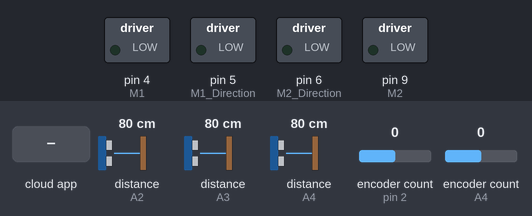
The sketch below on a simulated Arduino Uno, built with avr-gcc and run on an emulated ATmega328P. Shown: switched loads named in the sketch (green lamp = pin HIGH). Inputs (shaded band) come from the test bench; at power-on: distance to the obstacle (sensors on A2, A3, A4) 80 cm, encoder count (sensors on pin 2, A4) 0. The ROS host is connected and sends only what is stated.

Above: at 1.7 s.
1.8 s: the phone or cloud app sets angular.z to -100
At 3.1 s:
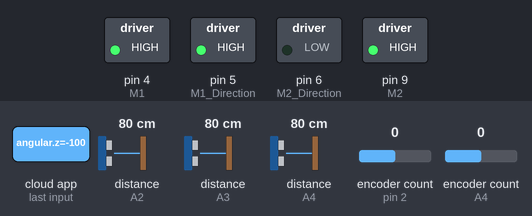
3.6 s: the phone or cloud app sets linear.x to -100
At 6.2 s:
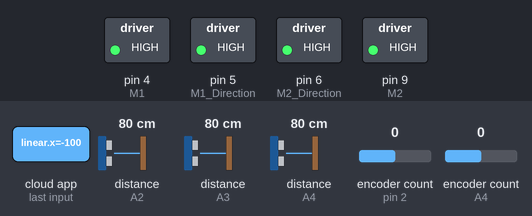
6.6 s: the phone or cloud app sets linear.x to 0
At 7.32 s:
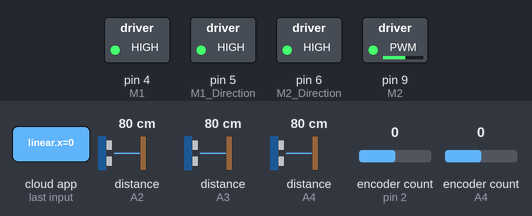
9.6 s: the phone or cloud app sets angular.z to 100
At 23.7 s:
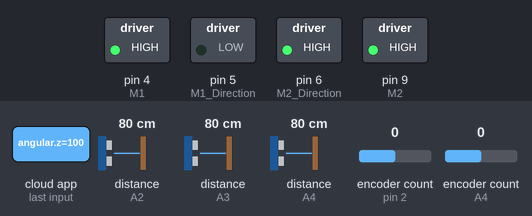
Timing chart, 0 to 24.8 s (numbered marks = the images above; inputs shaded):
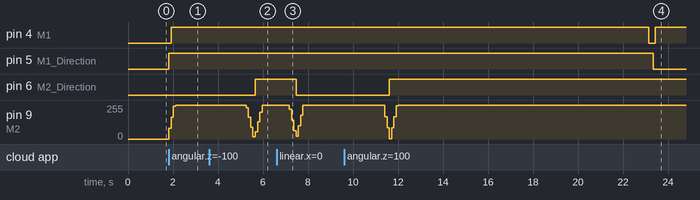

Measured:
- after the input at 1.8 s, pin 4 (M1): LOW → HIGH after 0.12 s; pin 5 (M1_Direction): LOW → HIGH at once; pin 9 (M2): 0/255 → 82/255 at once, → 164/255 0.10 s later, → 246/255 0.10 s later, → 255/255 0.10 s later
- after the input at 3.6 s, pin 6 (M2_Direction): LOW → HIGH after 2.1 s; pin 9 (M2): 255/255 → 235/255 after 1.7 s, → 162/255 0.10 s later, → 89/255 0.10 s later, → 16/255 0.10 s later, … (8 changes in this stretch)
- after the input at 6.6 s, pin 6 (M2_Direction): HIGH → LOW after 0.87 s; pin 9 (M2): 255/255 → 223/255 after 0.57 s, → 142/255 0.10 s later, → 61/255 0.10 s later, → 19/255 0.10 s later, … (7 changes in this stretch)
- after the input at 9.6 s, pin 4 (M1): HIGH → LOW after 13.5 s, → HIGH 0.30 s later; pin 5 (M1_Direction): HIGH → LOW after 13.7 s; pin 6 (M2_Direction): LOW → HIGH after 2.0 s; pin 9 (M2): 255/255 → 253/255 after 1.7 s, → 168/255 0.10 s later, → 83/255 0.10 s later, → 1/255 0.10 s later, … (8 changes in this stretch)

The sketch:

robot_firmware.ino
```cpp
//+++++++++++++++++++++++++++++++LLIBRERIES+++++++++++++++++++++++++++++++++++

#include <SharpIR.h>
#include <Encoder.h>

#include <ros.h>
#include <std_msgs/Float32.h>
#include <geometry_msgs/Pose2D.h>
#include <geometry_msgs/Twist.h>

#define PI 3.1415926535897932384626433832795
#define NORMALIZE(z) atan2(sin(z), cos(z))

//++++++++++++++++++++++++++++++SENSORS_MOTORS+++++++++++++++++++++++++++++++++

int M1_Direction = 5;
int M2_Direction = 6; //6
int M1 = 4;
int M2 = 9;//9

SharpIR sensor_L( SharpIR::GP2Y0A21YK0F, A2 );
SharpIR sensor_F( SharpIR::GP2Y0A21YK0F, A3 );
SharpIR sensor_R( SharpIR::GP2Y0A21YK0F, A4 );

Encoder encL(18, 19);
Encoder encR(2, 3);

//+++++++++++++++++++++++++++++++++++TEMPS+++++++++++++++++++++++++++++++++++

int period =100;
unsigned long Time = 0;
unsigned long currentMillis;


//++++++++++++++++++++++++++++++VARIABLES_MOVIMENT+++++++++++++++++++++++++++++

const float r=0.016, b=0.093, c=3576.0*2; //Dimensions robot

long oldPosition_L  = 0, newPosition_L, N_L ; //Pels encoders
long oldPosition_R  = 0, newPosition_R, N_R ;

float x=0.0, y=0.0; //Posicio actual
float ang = 0.0;

float v,w;  //velocitats actuals
float wl, wr;

float v_f,w_f;  //velocitats desitjades
float wl_f, wr_f;

float Ep_R=0.0, Ep_L=0.0, Ei_R=0.0, Ei_L=0.0, Ed_R=0.0 , Ed_L=0.0 ; //errors PID
float prev_Ep_R, prev_Ep_L;

float Kp = 28.333333 , Ki = 0.5*(period/1000.0) , Kd = 0.125*(period/1000.0); //constants PID

int vel_R=0, vel_L=0; //velocitats per els motors

//++++++++++++++++++++++++++++++++++++ROS+++++++++++++++++++++++++++++++++++++

ros::NodeHandle  nh;

std_msgs::Float32 front_distance_msg;
std_msgs::Float32 right_distance_msg;
std_msgs::Float32 left_distance_msg;
geometry_msgs::Pose2D pose_msg;

ros::Publisher pub_front("front_distance", &front_distance_msg);
ros::Publisher pub_right("right_distance", &right_distance_msg);
ros::Publisher pub_left("left_distance", &left_distance_msg);
ros::Publisher pub_pose("pose", &pose_msg);


void pose_Cb( const geometry_msgs::Pose2D& pose_info);
void vel_Cb( const geometry_msgs::Twist& vel_info);

ros::Subscriber<geometry_msgs::Pose2D> sub_pose("set_pose", pose_Cb );
ros::Subscriber<geometry_msgs::Twist> sub_vel("cmd_vel", vel_Cb );

float linear_reb, angular_reb, auxiliar;

//********************************************************************************************************************//
//**************************************************_SETUP_**********************************************************//
//******************************************************************************************************************//

void setup() {

  pinMode (M1_Direction, OUTPUT);
  pinMode (M2_Direction, OUTPUT);
  pinMode (M1, OUTPUT);
  pinMode (M2, OUTPUT);

  nh.initNode();

  nh.advertise(pub_front);
  nh.advertise(pub_right);
  nh.advertise(pub_left);
  nh.advertise(pub_pose);

  nh.subscribe(sub_pose);
  nh.subscribe(sub_vel);

  delay(500);

}

//********************************************************************************************************************//
//**************************************************_LOOP_***********************************************************//
//******************************************************************************************************************//

void loop() {

 currentMillis = millis();

 if(currentMillis > Time + period){
    Time = currentMillis ;

    moviment(linear_reb , angular_reb);

    actualitza();

    pub_front.publish( &front_distance_msg );
    pub_right.publish( &right_distance_msg );
    pub_left.publish( &left_distance_msg );
    pub_pose.publish( &pose_msg );


  }
  nh.spinOnce();
}

void actualitza(){

  float sensor_F_temp = sensor_F.getDistance();
  float sensor_R_temp = sensor_R.getDistance();
  float sensor_L_temp = sensor_L.getDistance();

  front_distance_msg.data = sensor_F_temp/100;
  right_distance_msg.data = sensor_R_temp/100;
  left_distance_msg.data = sensor_L_temp/100;

  pose_msg.x = x;
  pose_msg.y = y;
  pose_msg.theta  = ang;
}

void pose_Cb( const geometry_msgs::Pose2D& pose_info){

  x = pose_info.x;
  y = pose_info.y;
  ang = pose_info.theta;
}

void vel_Cb( const geometry_msgs::Twist& vel_info){

  linear_reb = vel_info.linear.x;
  angular_reb = vel_info.angular.z;

  auxiliar = vel_info.linear.y;
}


//********************************************************************************************************************//
//*************************************************_MOVMENT_*********************************************************//
//******************************************************************************************************************//

void moviment(float linear, float angular){

  Final_Pos(linear,angular);
  encoder_L();
  encoder_R();
  Actual_Pos();
  PID();
  motor();
}

//NUM1******FINAL_POS*******Actualitza la velocitat desitjada comprobant que sigui correcte.
void Final_Pos(float linear, float angular){
  v_f=linear;
  w_f=angular;

  if(v_f>0.087){ v_f= 0.087; }
  if(w_f>1.75){ w_f= 1.75; }

  if(v_f<-0.087){ v_f= -0.087; }
  if(w_f<-1.75){ w_f= -1.75; }

  int w_test = -22.449*v_f + 1.9763;
  if(w_f>w_test){
    w_f=w_test;
  }

  wl_f= (v_f-(b*w_f/2.0))/r;
  wr_f=(v_f+(b*w_f/2.0))/r;
}

//NUM2***********ENCODERS*****Actualitza el valor dels encoders
void encoder_L(){
  newPosition_L = encL.read();
  N_L=newPosition_L-oldPosition_L;
  oldPosition_L = newPosition_L;
}

void encoder_R(){
  newPosition_R = encR.read();
  N_R=newPosition_R-oldPosition_R;
  oldPosition_R = newPosition_R;
}
//NUM3******ACTUAL_POS*******Actualitza la velocitat actual.
void Actual_Pos(){
  v=(2.0*PI*r/c)*((N_R+N_L)/2.0)*(1.0/(period/1000.0));
  w=(2.0*PI*r/c)*((N_R-N_L)/b)*(1.0/(period/1000.0));

  if(auxiliar != 1.1){
    ang = ang + w * (period/1000.0) * 0.87; //el 0.9 me le tret de la patilla direm que es calibracio experimental
    ang= NORMALIZE(ang);
    x = ( x + v * cos(ang) * (period/1000.0) ); //x2-x1 = v * (t2- t1) * cos(ang)
    y = ( y + v * sin(ang) * (period/1000.0) );
  }
  wl= (v-(b*w/2.0))/r;
  wr=(v+(b*w/2.0))/r;
}

//NUM4********PID*********Envia la velocitat desitjada al motor.
void PID(){
  prev_Ep_R = Ep_R;
  prev_Ep_L = Ep_L;

  Ep_R = wr_f - wr;
  Ep_L = wl_f - wl;

  Ed_R= Ep_R - prev_Ep_R;
  Ed_L= Ep_L - prev_Ep_L;

  Ei_R = Ei_R + Ep_R;
  Ei_L = Ei_L + Ep_R;

  float G_R = (Kp * Ep_R) + ( Ki * Ei_R * (period/1000.0) ) + ( Kd * Ed_R * (1.0/(period/1000.0)) );
  float G_L = (Kp * Ep_L) + ( Ki * Ei_L * (period/1000.0) ) + ( Kd * Ed_L * (1.0/(period/1000.0)) );

  vel_R = vel_R + G_R;
  vel_L = vel_L + G_L;
}

//NUM5*****MOTOR_CONTROL******Envia el valor correcte als motors
void motor(){

  int Correct_R, Correct_L;
  int dir_R=0,dir_L=1;

  if(vel_R<0){
    dir_R=1;
    Correct_R = - vel_R;
  }else{
    dir_R=0;
    Correct_R = vel_R;
  }

  if(vel_L<0){
    dir_L=1;
    Correct_L = - vel_L;
  }else{
    dir_L=0;
    Correct_L = vel_L;
  }

  if(Correct_R>255){
    Correct_R = 255;
  }

  if(Correct_L>255){
    Correct_L = 255;
  }

  digitalWrite(M1_Direction, dir_R);
  digitalWrite(M2_Direction,dir_L);
  analogWrite(M1, Correct_R);
  analogWrite(M2, Correct_L);
}
```
